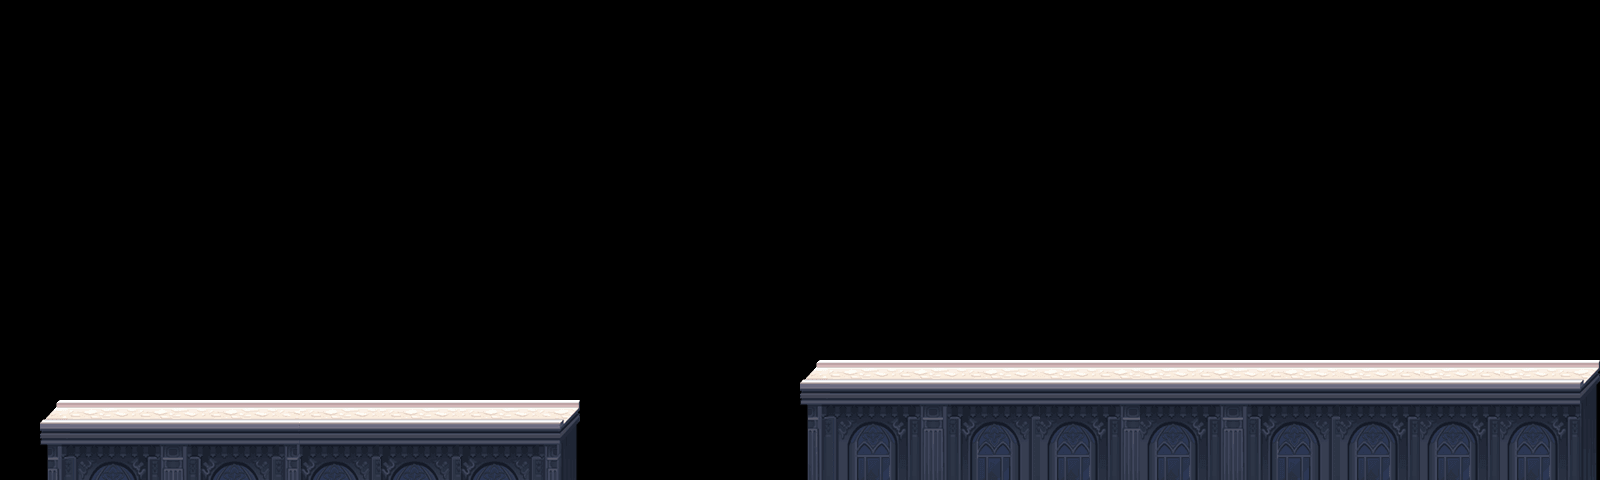

A 2D game scene composited from a Tiled map and its tileset images. What follows is a short description and the map's XML, with each tile layer's data collapsed to a summary:
An orthogonal 80x12 tile map with 20x40 px tiles, 1 tile layer (块层 1) and 78 objects (62x 3, 7x 4, 4x 2, 2x 1).

<map version="1.0" orientation="orthogonal" width="80" height="12" tilewidth="20" tileheight="40">
 <tileset firstgid="1" name="road" tilewidth="20" tileheight="40">
  <image source="road.png" width="280" height="188" />
 </tileset>
 <layer name="块层 1" width="80" height="12">
  <data>[960 cells, 174 non-empty, 41 distinct tile ids]</data>
 </layer>
 <objectgroup name="collision" width="80" height="12">
  <object x="48" y="414" width="522" height="67" />
  <object x="800" y="373" width="796" height="108" />
 </objectgroup>
 <objectgroup name="items" width="80" height="12">
  <object type="3" x="1403" y="200" />
  <object type="3" x="1430" y="201" />
  <object type="3" x="1456" y="201" />
  <object type="3" x="1482" y="201" />
  <object type="3" x="1508" y="201" />
  <object type="3" x="1532" y="201" />
  <object type="3" x="1558" y="200" />
  <object type="3" x="1404" y="224" />
  <object type="3" x="1430" y="249" />
  <object type="3" x="1454" y="250" />
  <object type="3" x="1480" y="250" />
  <object type="3" x="1505" y="250" />
  <object type="3" x="1530" y="250" />
  <object type="3" x="1558" y="225" />
  <object type="3" x="1556" y="251" />
  <object type="3" x="1552" y="276" />
  <object type="3" x="1549" y="301" />
  <object type="3" x="1544" y="324" />
  <object type="4" x="1538" y="348" />
  <object type="3" x="1404" y="248" />
  <object type="3" x="1400" y="273" />
  <object type="3" x="1395" y="298" />
  <object type="3" x="1393" y="323" />
  <object type="4" x="1370" y="319" />
  <object type="4" x="448" y="300" />
  <object type="3" x="174" y="211" />
  <object type="3" x="553" y="231" />
  <object type="3" x="484" y="275" />
  <object type="3" x="203" y="183" />
  <object type="4" x="122" y="333" />
  <object type="3" x="488" y="243" />
  <object type="3" x="159" y="308" />
  <object type="3" x="523" y="183" />
  <object type="3" x="497" y="179" />
  <object type="4" x="128" y="300" />
  <object type="3" x="153" y="335" />
  <object type="3" x="479" y="308" />
  <object type="3" x="164" y="275" />
  <object type="4" x="442" y="333" />
  <object type="3" x="233" y="231" />
  <object type="3" x="473" y="335" />
  <object type="3" x="540" y="207" />
  <object type="3" x="168" y="243" />
  <object type="3" x="494" y="211" />
  <object type="3" x="177" y="179" />
  <object type="3" x="220" y="207" />
  <object type="3" x="1136" y="273" />
  <object type="3" x="1055" y="309" />
  <object type="3" x="1123" y="245" />
  <object type="3" x="1118" y="305" />
  <object type="3" x="1082" y="313" />
  <object type="3" x="1137" y="178" />
  <object type="3" x="1063" y="352" />
  <object type="3" x="1126" y="103" />
  <object type="3" x="1105" y="209" />
  <object type="3" x="1159" y="151" />
  <object type="3" x="1051" y="236" />
  <object type="4" x="1013" y="347" />
  <object type="3" x="1049" y="277" />
  <object type="3" x="1115" y="140" />
  <object type="3" x="1075" y="214" />
  <object type="3" x="1155" y="113" />
  <object type="3" x="1098" y="244" />
  <object type="3" x="1094" y="279" />
  <object type="3" x="1111" y="173" />
  <object type="3" x="1386" y="348" />
  <object type="3" x="1520" y="320" />
  <object type="3" x="1513" y="344" />
 </objectgroup>
 <objectgroup name="enemy" width="80" height="12" />
 <objectgroup name="up" width="80" height="12">
  <object type="2" x="100" y="400" />
  <object type="2" x="180" y="400" />
  <object type="2" x="260" y="400" />
  <object type="2" x="340" y="400" />
  <object type="1" x="420" y="400" />
  <object type="1" x="500" y="400" />
  <object type="3" x="1359" y="346" />
 </objectgroup>
 <objectgroup name="fire" width="80" height="12">
  <object x="1579" y="417" />
 </objectgroup>
</map>
